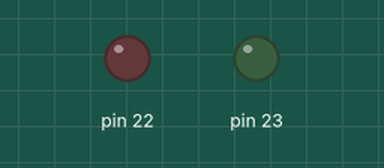
Simulated run of this sketch. Board: Arduino Mega 2560, built with avr-gcc and run on an emulated ATmega2560. On the bench: output pins drawn as LEDs (lit = HIGH).

Above: at 0.5 s.
At 1.9 s:
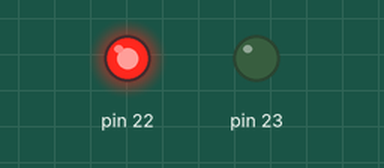
At 3.4 s:
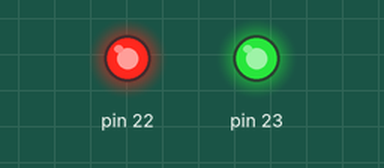
At 4.9 s:
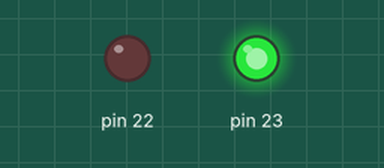
Timing chart, 0 to 7.8 s (numbered marks = the images above):
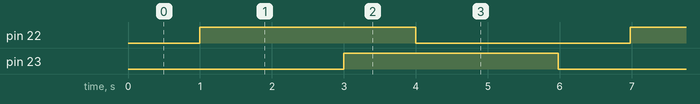

The sketch:

sketch.ino
```cpp
#define F_CPU 16000000UL
#include <avr/io.h>

// Define register addresses
volatile char *ddra  = (char *)0x21;
volatile char *porta = (char *)0x22;

volatile char *tccr1a = (char *)0x80;
volatile char *tccr1b = (char *)0x81;
volatile short *tcnt1 = (short *)0x84;
volatile char *tifr1  = (char *)0x36;

volatile char *tccr2a = (char *)0xB0;
volatile char *tccr2b = (char *)0xB1;
volatile char *tcnt2  = (char *)0xB2;
volatile char *tifr2  = (char *)0x37;

void delay_timer1_1sec() {
    *tccr1a = 0x00;
    *tccr1b = (1 << 2) | (1 << 0);  // Prescaler 1024

    *tcnt1 = 49911; // preload = 65536 - 15625 for 1 sec

    while (((*tifr1) & (1 << 0)) == 0);  // Wait for TOV1
    *tifr1 |= (1 << 0);                 // Clear TOV1
}

void delay_timer2_2sec() {
    *tccr2a = 0x00;
    *tccr2b = (1 << 2) | (1 << 1) | (1 << 0);  // Prescaler 1024

    *tcnt2 = 0;  // Start from 0
    unsigned char overflows = 0;

    while (overflows < 122) {
        while (((*tifr2) & (1 << 0)) == 0);  // Wait for TOV2
        *tifr2 |= (1 << 0);  // Clear TOV2
        overflows++;
    }
}

int main() {
    *ddra |= (1 << 0) | (1 << 1);  // Set PORTA.0 and PORTA.1 as output

    while (1) {
        delay_timer1_1sec();
        *porta ^= (1 << 0);  // Toggle LED1

        delay_timer2_2sec();
        *porta ^= (1 << 1);  // Toggle LED2
    }
}
```

Measured:
- by itself, pin 22, pin 23: alternates HIGH for 3.0 s and LOW for 3.0 s
- by itself, everything shown: repeats every 6.0 s, in 4 steps
